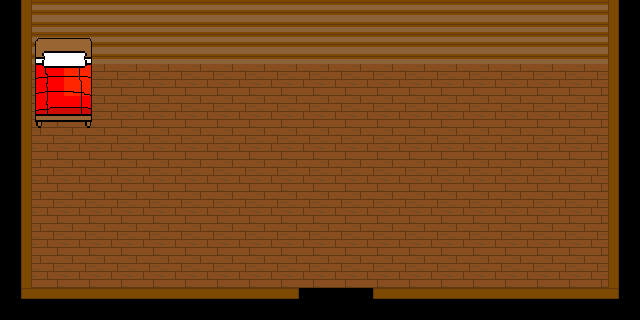

The image is a tile-based game level rendered from a .tmx file. Its description and source (layers, tilesets, objects; grid data summarised) follow:
An orthogonal 20x10 tile map with 32x32 px tiles, 2 tile layers (Tile Layer 1, Tile Layer 2) and 7 objects.

<map version="1.0" orientation="orthogonal" renderorder="right-down" width="20" height="10" tilewidth="32" tileheight="32">
 <properties>
  <property name="addObjects" value="0" />
  <property name="updateTime" value="0" />
 </properties>
 <tileset firstgid="1" name="house" tilewidth="32" tileheight="32">
  <image source="house.png" trans="f8fff4" width="320" height="320" />
  <tile id="0">
   <properties>
    <property name="name" value="house_floor" />
   </properties>
  </tile>
  <tile id="1">
   <properties>
    <property name="name" value="house_wall_right" />
   </properties>
  </tile>
  <tile id="2">
   <properties>
    <property name="name" value="house_wall_back" />
   </properties>
  </tile>
  <tile id="4">
   <properties>
    <property name="name" value="bed1" />
   </properties>
  </tile>
  <tile id="5">
   <properties>
    <property name="name" value="bed4" />
   </properties>
  </tile>
  <tile id="10">
   <properties>
    <property name="name" value="house_wall_left" />
   </properties>
  </tile>
  <tile id="11">
   <properties>
    <property name="name" value="house_wall_bottom" />
   </properties>
  </tile>
  <tile id="14">
   <properties>
    <property name="name" value="bed2" />
   </properties>
  </tile>
  <tile id="15">
   <properties>
    <property name="name" value="bed5" />
   </properties>
  </tile>
  <tile id="20">
   <properties>
    <property name="name" value="house_wall_end_left" />
   </properties>
  </tile>
  <tile id="21">
   <properties>
    <property name="name" value="house_wall_end_right" />
   </properties>
  </tile>
  <tile id="24">
   <properties>
    <property name="name" value="bed3" />
   </properties>
  </tile>
  <tile id="25">
   <properties>
    <property name="name" value="bed6" />
   </properties>
  </tile>
 </tileset>
 <layer name="Tile Layer 1" width="20" height="10">
  <data>[200 cells, 128 non-empty, 2 distinct tile ids]</data>
 </layer>
 <layer name="Tile Layer 2" width="20" height="10">
  <data>[200 cells, 77 non-empty, 12 distinct tile ids]</data>
 </layer>
 <objectgroup name="Object Layer 1">
  <properties>
   <property name="playerStart" value="true" />
  </properties>
  <object x="22.6667" y="2.5" width="594.833" height="56.6667" />
  <object x="610" y="65.5" width="10" height="233" />
  <object x="22.5" y="62.5" width="9.5" height="236.5" />
  <object x="34.5" y="290.5" width="263.5" height="9.5" />
  <object x="374.5" y="290.5" width="234" height="9" />
  <object x="298" y="258" width="72.6667" height="40.6667">
   <properties>
    <property name="loadMap" value="farm" />
   </properties>
  </object>
  <object x="317.333" y="218" width="34.6667" height="38">
   <properties>
    <property name="playerStart" value="true" />
   </properties>
  </object>
 </objectgroup>
</map>
